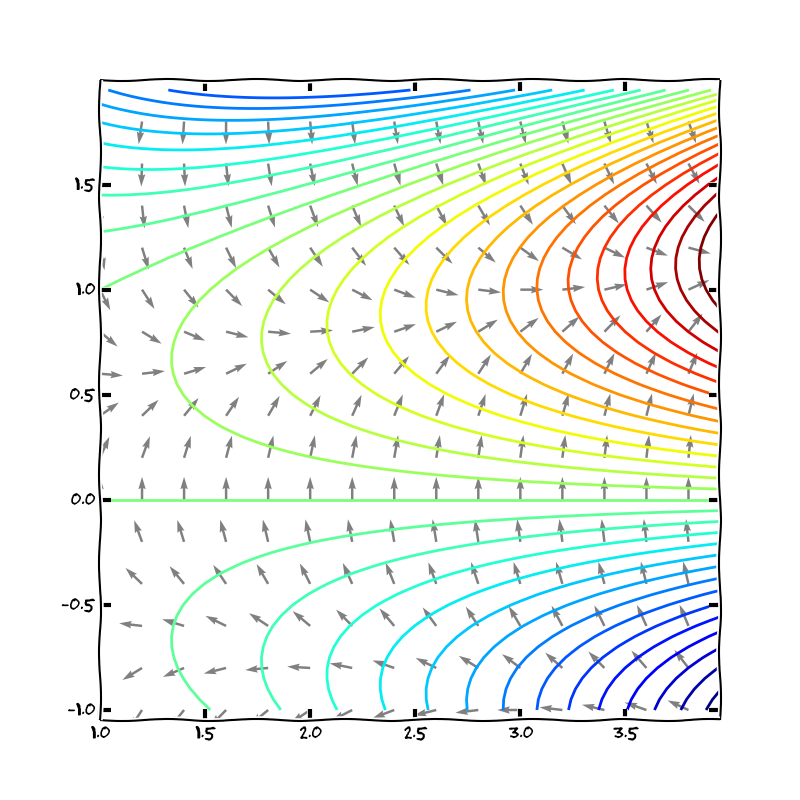

Recreate this plot in Python.
import numpy as np
import matplotlib.pyplot as plt

plt.figure(1,(8,8)) 

plt.xkcd()

xmin, xmax, ymin, ymax = 1, 4, -1, 2

def f(x,y): return ((x**2)*y-x*(y**3))

def dfx(x,y): return (2*x*y-(y**3))
def dfy(x,y): return (x**2-x*3*(y**2))


delta = 0.05
x = np.arange(xmin, xmax, delta)
y = np.arange(ymin, ymax, delta)
X, Y = np.meshgrid(x, y)

Z=f(X,Y)

CS = plt.contour(X, Y, Z, 30)


delta = 0.2
x = np.arange(xmin, xmax, delta)
y = np.arange(ymin, ymax, delta)
X, Y = np.meshgrid(x, y)

U = dfx(X,Y)/np.sqrt(dfx(X,Y)**2+dfy(X,Y)**2)
V = dfy(X,Y)/np.sqrt(dfx(X,Y)**2+dfy(X,Y)**2)

plt.quiver(X,Y,U,V, color='gray')

plt.axes().set_aspect('equal', 'datalim')
plt.savefig("gradient.svg")
plt.savefig("gradient.png")
